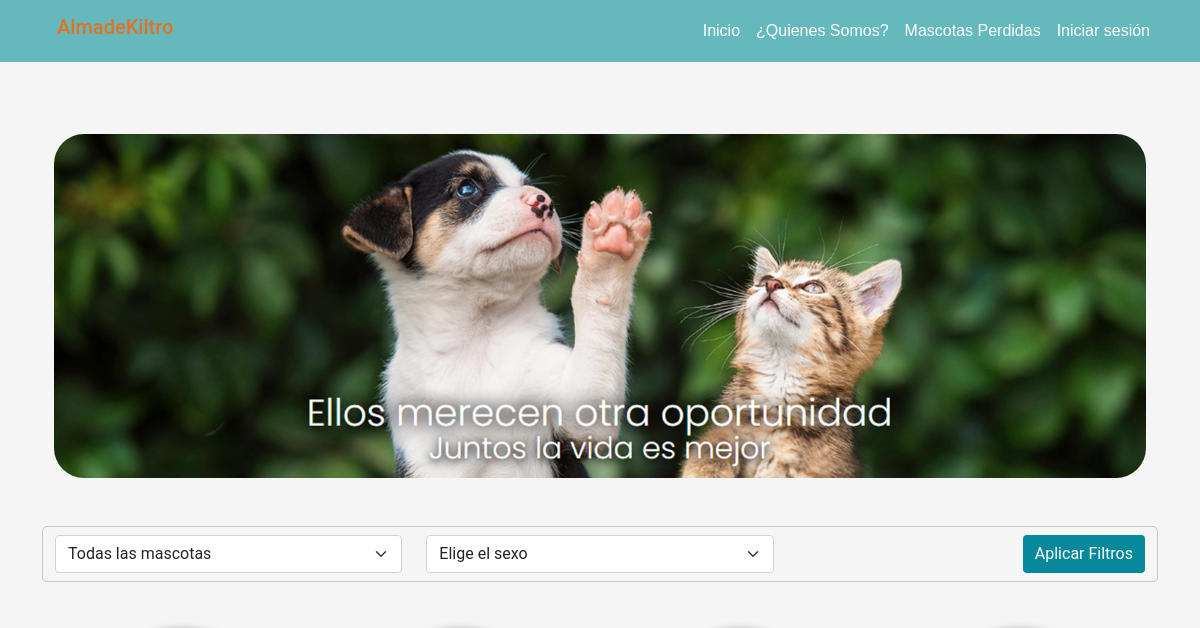
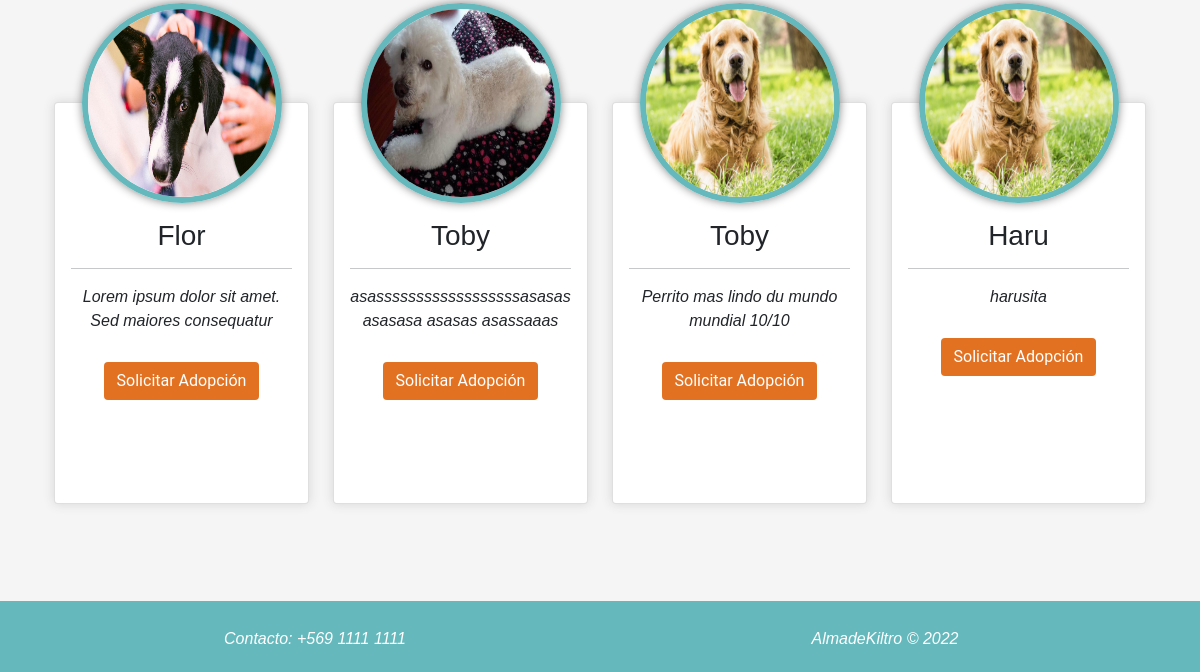
The app's page /, older data (2 pictures, top to bottom).
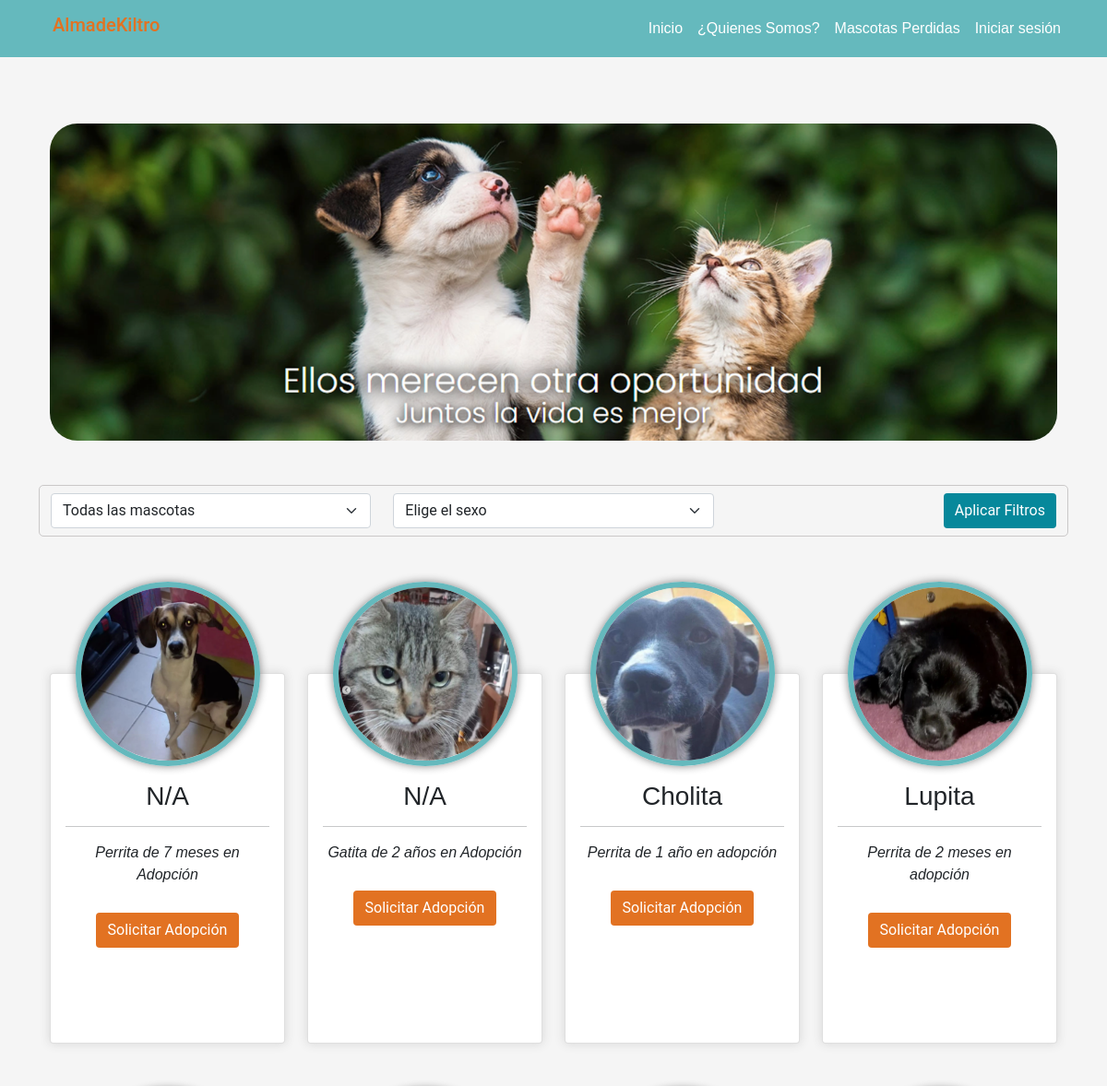
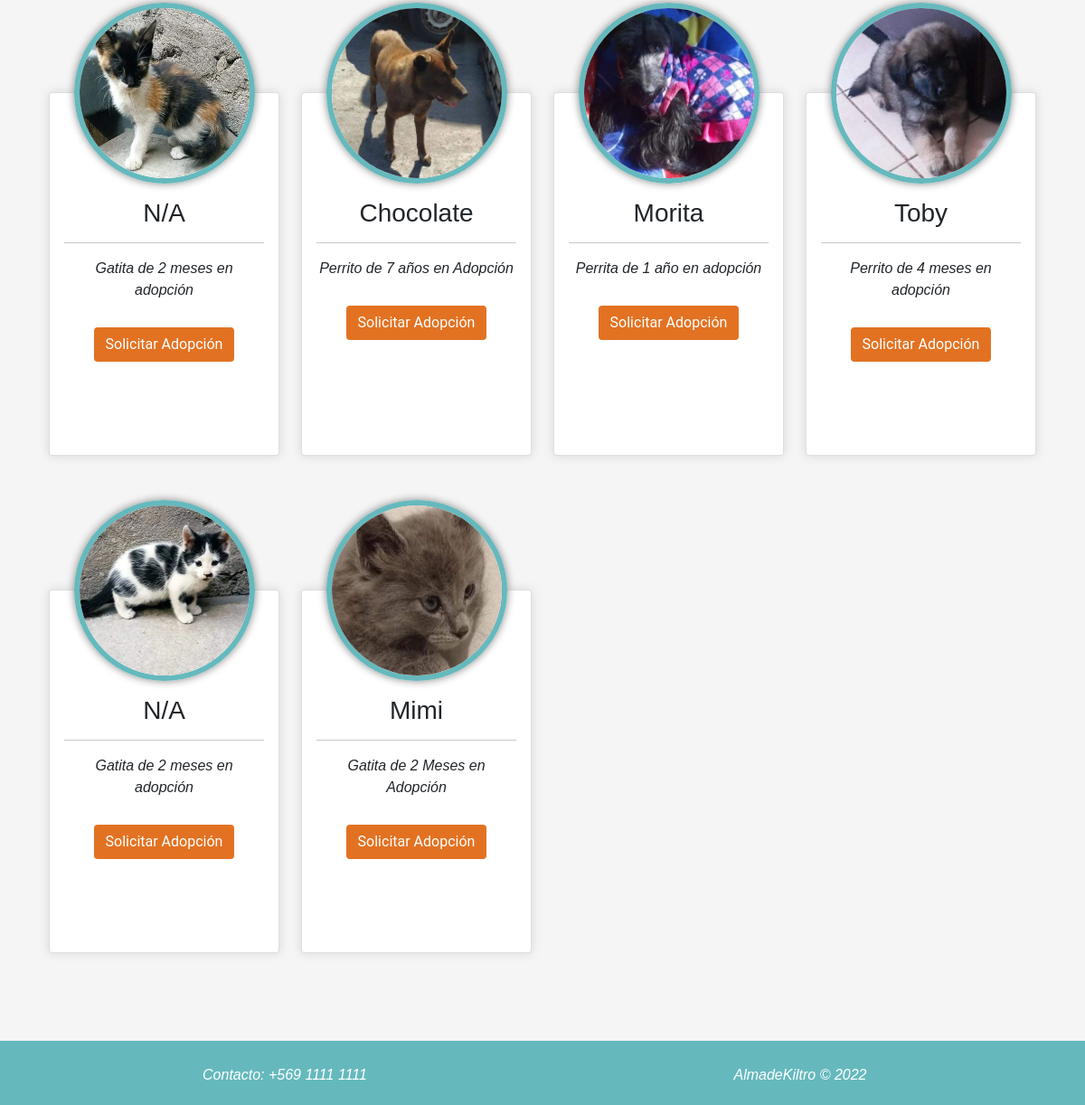
The same page, newer data (2 pictures, top to bottom).
### app/models.py (models this page shows, shortened)
class Mascota(models.Model):
    nombre_mascota = models.CharField(max_length=250)
    imagen = models.ImageField(upload_to="mascota", null=True)
    edad_mascota = models.CharField(max_length=250)
    sexo = models.IntegerField(choices=opciones_sexo)
    descripcion = models.TextField()
    tamaño = models.IntegerField(choices=opciones_tamaño)
    peso = models.CharField(max_length=250)
    especie = models.ForeignKey(Especie, on_delete=models.PROTECT)
    raza = models.ForeignKey(Raza, on_delete=models.PROTECT)

### app/views.py (the view)
# urls.py: 2. Add a URL to urlpatterns:  path('', views.home, name='home')
def home(request):
    queryset = request.POST.get("buscar")
    queryset2 = request.POST.get("buscar2")
    filtro = []
    if queryset != None and queryset != '-1':
        filtro.append(('especie' , int(queryset)))
    if queryset2 != None and queryset2 != '-1':
        filtro.append(('sexo' , int(queryset2)))
    mascotas = Mascota.objects.all()
    if len(filtro) > 0 :
        mascotas = Mascota.objects.filter(
            *filtro
    )
    data = {
        'mascotas': mascotas,
        'mensaje': "Lo sentimos no hay mascotas"
    }
    return render(request, 'app/home.html', data)

### app/templates/app/home.html (shortened to what this page needs)
{% extends 'app/base.html' %}
{% load static %}
{% block css %}
<link rel="stylesheet" href="{% static 'app/css/mascotas.css' %}">
{% endblock %}
{% block contenido %}
<div class="container mb-5 mt-5">
    <img src="{% static 'app/img/Banner_Home.png' %}" class="img_fluid imgBanner">
</div>
<div class="container ">
    <div class="row">
        <div class="col-12 search borderContainer pt-2">
            <form method="POST" class="row justify-content-between">
                <div class="col-lg-4 mb-2">
                    <select class="form-select" aria-label="Default select example" name="buscar">
                        <option value="-1"selected>Todas las mascotas</option>
                    </select>
                </div>
                <div class="col-lg-4 mb-2">
                    <select class="form-select" aria-label="Default select example" name="buscar2">
                        <option value="-1"selected>Elige el sexo</option>
                    </select>
                </div>
                <div class="col-lg-4 d-flex justify-content-end mb-2">
                    <button type="submit" class="btn btnSolicitar text-white" value="search">Aplicar Filtros</button>
                </div>
            </form>
        </div>
    </div>
    <div class="row mt-5">{% for m in mascotas %}
        <div class="col-lg-3 col-md-4 col-xs-4 offset-xs-4 ">
            <div class="card sombra text-center mb-5">
                {% if m.imagen %}
                <img src="{{ m.imagen.url }}" class="img-fluid mascota mx-auto" alt="...">
                {% endif %}
                <div class="card-body cardMascota">
                    <div class="marginCard">
                        <h3>{{ m.nombre_mascota}}</h3>
                        <hr>
                        <p>{{ m.descripcion }}</p>
                    </div>
                    <div class="pt-3 pb-2">
                        <a href="{% url 'solicitud_adopcion'%}" class="btn btn-outline linkSolicitar text-center mt-2">Solicitar Adopción</a>
                    </div>
                </div>
            </div>
        </div>
        {% endfor %}
    </div>
</div>
{% endblock %}

Row changes from the older to the newer data that the page shows:
removed Mascota: imagen (picture), nombre_mascota "Flor", descripcion "Lorem ipsum dolor sit amet. Sed maiores consequatur"
removed Mascota: imagen (picture), nombre_mascota "Toby", descripcion "asassssssssssssssssssasasasasasasa asasas asassaaas"
removed Mascota: imagen (picture), nombre_mascota "Toby", descripcion "Perrito mas lindo du mundo mundial 10/10"
removed Mascota: imagen (picture), nombre_mascota "Haru", descripcion "harusita"
added Mascota: imagen (picture), nombre_mascota "N/A", descripcion "Perrita de 7 meses en Adopción"
added Mascota: imagen (picture), nombre_mascota "N/A", descripcion "Gatita de 2 años en Adopción"
added Mascota: imagen (picture), nombre_mascota "Cholita", descripcion "Perrita de 1 año en adopción"
added Mascota: imagen (picture), nombre_mascota "Lupita", descripcion "Perrita de 2 meses en adopción"
added Mascota: imagen (picture), nombre_mascota "N/A", descripcion "Gatita de 2 meses en adopción"
added Mascota: imagen (picture), nombre_mascota "Chocolate", descripcion "Perrito de 7 años en Adopción"
added Mascota: imagen (picture), nombre_mascota "Morita", descripcion "Perrita de 1 año en adopción"
added Mascota: imagen (picture), nombre_mascota "Toby", descripcion "Perrito de 4 meses en adopción"
added Mascota: imagen (picture), nombre_mascota "N/A", descripcion "Gatita de 2 meses en adopción"
added Mascota: imagen (picture), nombre_mascota "Mimi", descripcion "Gatita de 2 Meses en Adopción"
